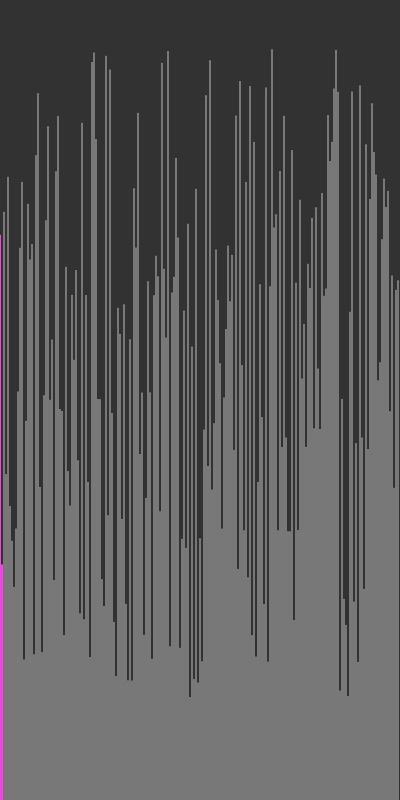
Frame 1 (no input)
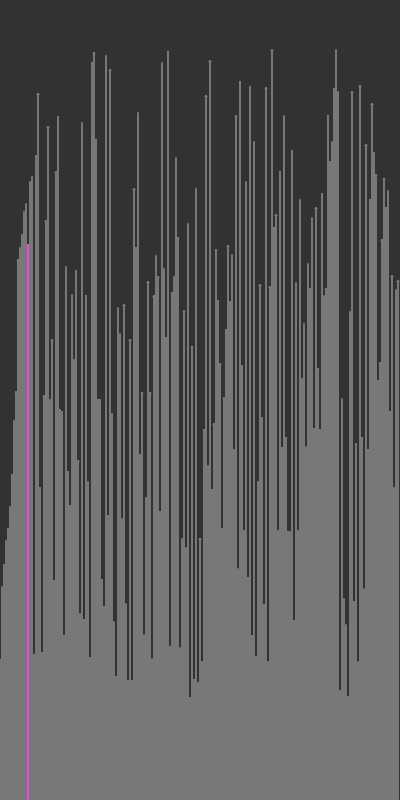
Frame 60 (no input)
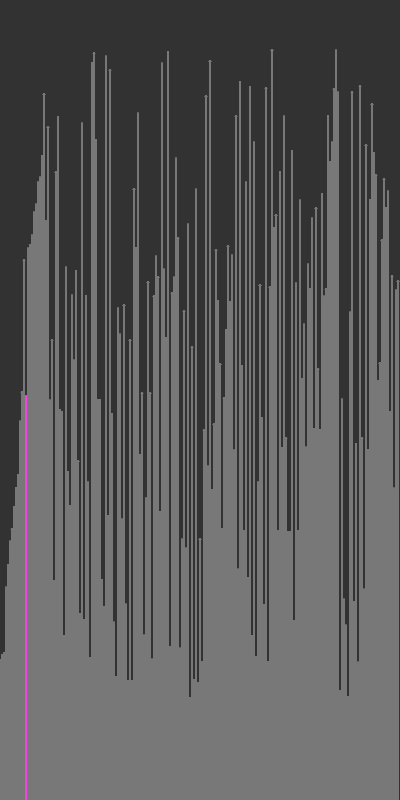
Frame 120 (the mouse pressed at the canvas centre since frame 60)

The p5.js sketch that drew these frames (run headless with seeded random() and noise() and a simulated clock; from frame 60 on, the mouse is pressed at the canvas centre):

// p5.js sketch
// ── sketch.js
//Khalyutkin Victor

var array = [];
var flag = false;
var n = 200;

function setup() {
    createCanvas(400, 800);
    frameRate(300);
}

function draw() {
    background(50);
    generate();
    strokeWeight(2);
    show(-1, -1);
    update();
}

function generate() {
    if (!flag) {
        for (i = 0; i < n; i++) {
            array[i] = random(100, 750);
        }
        flag = true;
    }
}

function show(first, second) {
    stroke(120);
    for (i = 0; i < n; i++) {
        line(i * 2, 800, i * 2, 800 - array[i]);
    }
    if (first != -1 && second != -1) {
        stroke(242, 68, 225);
        line(first * 2, 800, first * 2, 800 - array[first]);
        line(second * 2, 800, second * 2, 800 - array[second])
    }
}

function update() {
    for (i = 0; i < n; i++) {
        for (j = 1; j < n; j++) {
            if (array[j - 1] > array[j]) {
                show(i, j);
                x = array[j - 1];
                array[j - 1]  = array[j];
                array[j] = x;
                break;
            } else {
                show(-1, -1);
            }
        }
    }
}
